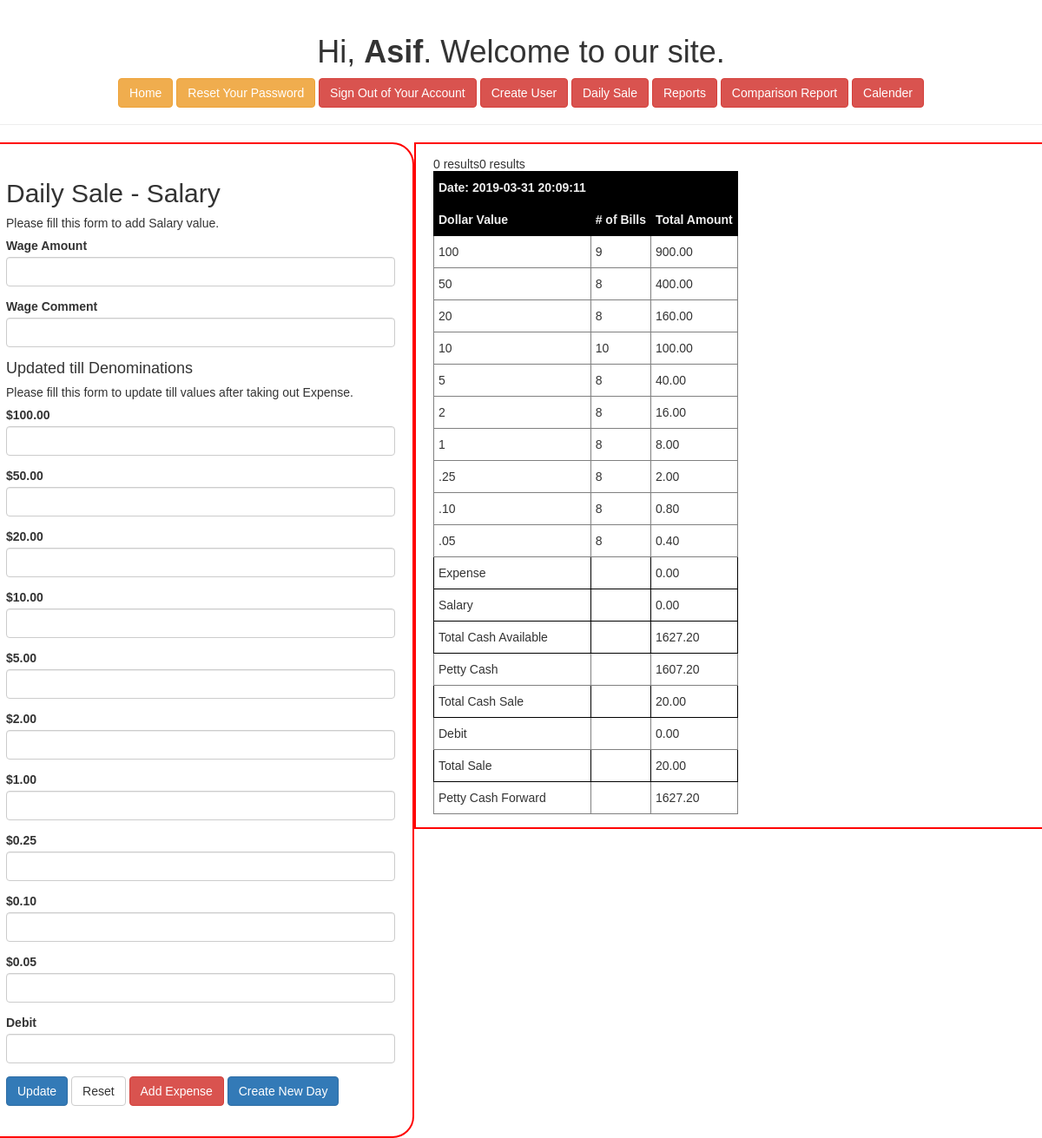
The app's page /wages.php (signed in) with its own data.
### tables this page shows
CREATE TABLE `dailysale` (
  `id` int(11) NOT NULL,
  `dateEntered` datetime DEFAULT CURRENT_TIMESTAMP,
  `Bill100` varchar(11) NOT NULL,
  `Bill50` varchar(11) NOT NULL,
  `Bill20` varchar(11) NOT NULL,
  `Bill10` varchar(11) NOT NULL,
  `Bill5` varchar(11) NOT NULL,
  `toonie` varchar(11) NOT NULL,
  `loonie` varchar(11) NOT NULL,
  `quarters` varchar(11) NOT NULL,
  `dimes` varchar(11) NOT NULL,
  `nickles` varchar(11) NOT NULL,
  `totalDebit` varchar(11) NOT NULL,
  `pettyCashFWD` varchar(11) NOT NULL,
  `pettyCash` varchar(11) NOT NULL
);

### wages.php (the view, shortened to what this page needs)
<!DOCTYPE html>
<html>
<head>
    <link rel="stylesheet" href="https://maxcdn.bootstrapcdn.com/bootstrap/3.3.7/css/bootstrap.css">
	<link rel="stylesheet" href="https://maxcdn.bootstrapcdn.com/bootstrap/3.3.7/css/bootstrap.min.css">
	<link rel="stylesheet" href="myStyle.css" type="text/css">
</head>
<body>
<?php
$Bill100 = $Bill50 = $Bill20 = $Bill10 = $Bill5 = $toonie= $loonie = $quarters = $dime = $nickle = $debit = $wageAmount = $wageComment = "";
$Bill100_err = $Bill50_err = $Bill20_err = $Bill10_err = $Bill5_err = $toonie_err = $loonie_err = $quarters_err = $dime_err = $nickle_err = $debit_err = $wageAmount_err = $wageComment_err = "";
?>
    <div class="page-header">
        <h1>Hi, <b><?php echo htmlspecialchars($_SESSION["username"]); ?></b>. Welcome to our site.</h1>
    <p>
		<a href="welcome.php" class="btn btn-warning">Home</a>
        <a href="reset-password.php" class="btn btn-warning">Reset Your Password</a>
        <a href="logout.php" class="btn btn-danger">Sign Out of Your Account</a>
		<a href="createUser.php" class="btn btn-danger">Create User</a>
		<a href="dailySale.php" class="btn btn-danger">Daily Sale</a>
		<a href="reports.php" class="btn btn-danger">Reports</a>
		<a href="compare.php" class="btn btn-danger">Comparison Report</a>
		<a href="calender.php" class="btn btn-danger">Calender</a>
    </p>
	</div>
	<div class="row">
		<div id="borderRadiusLeft" class="column left" >
				<h2>Daily Sale - Salary</h2>
				<p>Please fill this form to add Salary value.</p>
				<form action="<?php echo htmlspecialchars($_SERVER["PHP_SELF"]); ?>" method="post">
					<div class="form-group <?php echo (!empty($wageAmount_err)) ? 'has-error' : ''; ?>">
						<label>Wage Amount</label>
						<input type="text" name="wageAmount_" class="form-control" value="<?php echo $wageAmount; ?>">
					</div>
					<div class="form-group <?php echo (!empty($wageComment_err)) ? 'has-error' : ''; ?>">
						<label>Wage Comment</label>
						<input type="text" name="wageComment_" class="form-control" value="<?php echo $wageComment; ?>">
					</div>
					<h4>Updated till Denominations</h4>
					<p>Please fill this form to update till values after taking out Expense.</p>
					<div class="form-group <?php echo (!empty($Bill100_err)) ? 'has-error' : ''; ?>">
						<label>$100.00</label>
						<input type="text" name="Bill100_" class="form-control" value="<?php echo $Bill100; ?>">
					</div>
					<div class="form-group <?php echo (!empty($Bill50_err)) ? 'has-error' : ''; ?>">
						<label>$50.00</label>
						<input type="text" name="Bill50_" class="form-control" value="<?php echo $Bill50; ?>">
					</div>
					<div class="form-group <?php echo (!empty($Bill20_err)) ? 'has-error' : ''; ?>">
						<label>$20.00</label>
						<input type="text" name="Bill20_" class="form-control" value="<?php echo $Bill20; ?>">
					</div>
					<div class="form-group <?php echo (!empty($Bill10_err)) ? 'has-error' : ''; ?>">
						<label>$10.00</label>
						<input type="text" name="Bill10_" class="form-control" value="<?php echo $Bill10; ?>">
					</div>
					<div class="form-group <?php echo (!empty($Bill5_err)) ? 'has-error' : ''; ?>">
						<label>$5.00</label>
						<input type="text" name="Bill5_" class="form-control" value="<?php echo $Bill5; ?>">
					</div>
					<div class="form-group <?php echo (!empty($toonie_err)) ? 'has-error' : ''; ?>">
						<label>$2.00</label>
						<input type="text" name="toonie_" class="form-control" value="<?php echo $toonie; ?>">
					</div>
					<div class="form-group <?php echo (!empty($loonie_err)) ? 'has-error' : ''; ?>">
						<label>$1.00</label>
						<input type="text" name="loonie_" class="form-control" value="<?php echo $loonie; ?>">
					</div>
					<div class="form-group <?php echo (!empty($quarters_err)) ? 'has-error' : ''; ?>">
						<label>$0.25</label>
						<input type="text" name="quarters_" class="form-control" value="<?php echo $quarters; ?>">
					</div>
					<div class="form-group <?php echo (!empty($dime_err)) ? 'has-error' : ''; ?>">
						<label>$0.10</label>
						<input type="text" name="dime_" class="form-control" value="<?php echo $dime; ?>">
					</div>
					<div class="form-group <?php echo (!empty($nickle_err)) ? 'has-error' : ''; ?>">
						<label>$0.05</label>
						<input type="text" name="nickle_" class="form-control" value="<?php echo $nickle; ?>">
					</div>
					<div class="form-group <?php echo (!empty($debit_err)) ? 'has-error' : ''; ?>">
						<label>Debit</label>
						<input type="text" name="debit_" class="form-control" value="<?php echo $debit; ?>">
					</div>
					<div class="form-group">
						<input type="submit" class="btn btn-primary" value="Update">
						<input type="reset" class="btn btn-default" value="Reset">
						<a href="expense.php" class="btn btn-danger">Add Expense</a>
						<a href="createNewDay.php" class="btn btn-primary">Create New Day</a>
					</div>
				</form>
		</div>
		<div id="borderRadiusRight" class="column right" >
<?php
$servername = "localhost";
$username = "root";
$password = "root";
$dbname = "cellmate";
$port = 8889;
$conn = new mysqli($servername, $username, $password, $dbname, $port);
$sql = "SELECT * FROM dailysale WHERE dateEntered IN (SELECT MAX(dateEntered) FROM dailysale)";
$result = $conn->query($sql);
if ($result->num_rows > 0) {
    while($row = $result->fetch_assoc()) {
		$tillDate = $row["dateEntered"];
		$createDate = new DateTime($tillDate);
		$strip = $createDate->format('Y-m-d');
		$total100 = $row["Bill100"] * 100.00;
		$total50 = $row["Bill50"] * 50.00;
		$total20 = $row["Bill20"] * 20.00;
		$total10 = $row["Bill10"] * 10.00;
		$total5 = $row["Bill5"] * 5.00;
		$totalToonie = $row["toonie"] * 2.00;
		$totalLoonie = $row["loonie"] * 1.00;
		$totalQuarters = $row["quarters"] * 0.25;
		$totalDimes = $row["dimes"] * 0.10;
		$totalNickles = $row["nickles"] * 0.05;
		$pettyCashValue = $row["pettyCash"];
		$totalDebit = $row["totalDebit"];
		$totalExpense = 0.00;
		$totalWage = 0.00;
		$servername = "localhost";
		$username = "root";
		$password = "root";
		$dbname = "cellmate";
		$port = 8889;
		$connAddExpense = new mysqli($servername, $username, $password, $dbname, $port);
		$sqlAddExpense = "SELECT * FROM `expense` WHERE CAST(dateEntered AS DATE) = '" . $strip . "'";
		$resultAddExpense = $connAddExpense->query($sqlAddExpense);
		if ($resultAddExpense->num_rows > 0) {
			while($rowAddExpense = $resultAddExpense->fetch_assoc()) {
				$totalExpense = $totalExpense + $rowAddExpense["expenseAmount"];
			}
		}
		else {
			echo "0 results";
		}
		$connAddWage = new mysqli($servername, $username, $password, $dbname, $port);
		$sqlAddWage = "SELECT * FROM `wage` WHERE CAST(dateEntered AS DATE) = '" . $strip . "'";
		$resultAddWage = $connAddWage->query($sqlAddWage);
		if ($resultAddWage->num_rows > 0) {
			while($rowAddWage = $resultAddWage->fetch_assoc()) {
				$totalWage = $totalWage + $rowAddWage["wageAmount"];
			}
		}
		else {
			echo "0 results";
		}
		$totalCashAvl = $total100 + $total50 + $total20 + $total10 + $total5 + $totalToonie + $totalLoonie + $totalQuarters + $totalDimes + $totalNickles + $totalExpense + $totalWage;
		$totalCashSale = $totalCashAvl - $pettyCashValue;
		$totalSale = $totalDebit + $totalCashSale;
?>
<table class="tg">
  <tr>
  <th class="tg-845d">Date: <?php echo $tillDate; ?></th>
  <th class="tg-845d"></th>
  <th class="tg-845d"></th>
  </tr>
  <tr>
    <th class="tg-845d">Dollar Value</th>
    <th class="tg-845d"># of Bills</th>
    <th class="tg-845d">Total Amount</th>
  </tr>
  <tr>
    <td class="tg-0pky">100</td>
    <td class="tg-0pky"><?php echo $row["Bill100"]; ?></td>
    <td class="tg-0pky"><?php echo number_format((float)$total100, 2, '.', ''); ?></td>
  </tr>
  <tr>
    <td class="tg-0pky">50</td>
    <td class="tg-0pky"><?php echo $row["Bill50"]; ?></td>
    <td class="tg-0pky"><?php echo number_format((float)$total50, 2, '.', ''); ?></td>
  </tr>
  <tr>
    <td class="tg-0pky">20</td>
    <td class="tg-0pky"><?php echo $row["Bill20"]; ?></td>
    <td class="tg-0pky"><?php echo number_format((float)$total20, 2, '.', ''); ?></td>
  </tr>
  <tr>
    <td class="tg-0pky">10</td>
    <td class="tg-0pky"><?php echo $row["Bill10"]; ?></td>
    <td class="tg-0pky"><?php echo number_format((float)$total10, 2, '.', ''); ?></td>
  </tr>
  <tr>
    <td class="tg-0pky">5</td>
    <td class="tg-0pky"><?php echo $row["Bill5"]; ?></td>
    <td class="tg-0pky"><?php echo number_format((float)$total5, 2, '.', ''); ?></td>
  </tr>
  <tr>
    <td class="tg-0pky">2</td>
    <td class="tg-0pky"><?php echo $row["toonie"]; ?></td>
    <td class="tg-0pky"><?php echo number_format((float)$totalToonie, 2, '.', ''); ?></td>
  </tr>
  <tr>
    <td class="tg-0pky">1</td>
    <td class="tg-0pky"><?php echo $row["loonie"]; ?></td>
    <td class="tg-0pky"><?php echo number_format((float)$totalLoonie, 2, '.', ''); ?></td>
  </tr>
  <tr>
    <td class="tg-0pky">.25</td>
    <td class="tg-0pky"><?php echo $row["quarters"]; ?></td>
    <td class="tg-0pky"><?php echo number_format((float)$totalQuarters, 2, '.', ''); ?></td>
  </tr>
  <tr>
    <td class="tg-0pky">.10</td>
    <td class="tg-0pky"><?php echo $row["dimes"]; ?></td>
    <td class="tg-0pky"><?php echo number_format((float)$totalDimes, 2, '.', ''); ?></td>
  </tr>
  <tr>
    <td class="tg-0pky">.05</td>
    <td class="tg-0pky"><?php echo $row["nickles"]; ?></td>
    <td class="tg-0pky"><?php echo number_format((float)$totalNickles, 2, '.', ''); ?></td>
  </tr>
  <tr>
    <td class="tg-0lax">Expense</td>
    <td class="tg-0lax"></td>
    <td class="tg-0lax"><?php echo number_format((float)$totalExpense, 2, '.', ''); ?></td>
  </tr>
  <tr>
    <td class="tg-0lax">Salary</td>
    <td class="tg-0lax"></td>
    <td class="tg-0lax"><?php echo number_format((float)$totalWage, 2, '.', ''); ?></td>
  </tr>
  <tr>
    <td class="tg-0lax">Total Cash Available</td>
    <td class="tg-0lax"></td>
    <td class="tg-0lax"><?php echo number_format((float)$totalCashAvl, 2, '.', ''); ?></td>
  </tr>
  <tr>
    <td class="tg-0pky">Petty Cash</td>
	<td class="tg-0pky"></td>
    <td class="tg-0pky"><?php echo number_format((float)$row["pettyCash"], 2, '.', ''); ?></td>
  </tr>
  <tr>
  <td class="tg-0lax">Total Cash Sale</td>
    <td class="tg-0lax"></td>
    <td class="tg-0lax"><?php echo number_format((float)$totalCashSale, 2, '.', ''); ?></td>
  </tr>
  <tr>
    <td class="tg-0pky">Debit</td>
	<td class="tg-0pky"></td>
    <td class="tg-0pky"><?php echo number_format((float)$row["totalDebit"], 2, '.', ''); ?></td>
  </tr>
  <tr>
  <td class="tg-0lax">Total Sale</td>
    <td class="tg-0lax"></td>
    <td class="tg-0lax"><?php echo number_format((float)$totalSale, 2, '.', ''); ?></td>
  </tr>
  <tr>
    <td class="tg-0pky">Petty Cash Forward</td>
	<td class="tg-0pky"></td>
    <td class="tg-0pky"><?php echo number_format((float)$row["pettyCashFWD"], 2, '.', ''); ?></td>
  </tr>
</table>
<?php
    }
} else {
    echo "0 results";
}
?>
		</div>
	</div>
</body>
</html>

### myStyle.css (style rules this page uses)
* { box-sizing: border-box; }
.column { float: left; padding: 20px; }
.left { width: 40%; }
.right { width: 60%; padding-top: 15px; padding-bottom: 15px; }
.row:after { content: ""; display: table; clear: both; }
#borderRadiusLeft { border: 2px solid red; border-top-right-radius: 25px; border-bottom-right-radius: 25px; }
#borderRadiusRight { border: 2px solid red; }

### wages.php (style rules this page uses)
.page-header { font: 14px sans-serif; text-align: center; }
body { font: 14px sans-serif; }
.tg { border-collapse:collapse;border-spacing:0; }
.tg td { font-family:Arial, sans-serif;font-size:14px;padding:10px 5px;border-style:solid;border-width:1px;overflow:hidden;word-break:normal;border-color:black; }
.tg th { font-family:Arial, sans-serif;font-size:14px;font-weight:normal;padding:10px 5px;border-style:solid;border-width:1px;overflow:hidden;word-break:normal;border-color:black; }
.tg .tg-845d { font-weight:bold;background-color:#000000;color:#efefef;border-color:#000000;text-align:left;vertical-align:top }
.tg .tg-0pky { border-color:inherit;text-align:left;vertical-align:top }
.tg .tg-0lax { text-align:left;vertical-align:top }

### records on screen
dailysale: dateEntered "2019-03-31 20:09:11", Bill100 "9", Bill100 "900.00", Bill50 "8", Bill50 "400.00", Bill20 "8", Bill20 "160.00", Bill10 "10", Bill10 "100.00", Bill5 "8", Bill5 "40.00", toonie "8", toonie "16.00", loonie "8", loonie "8.00", quarters "8", quarters "2.00", dimes "8", dimes "0.80", nickles "8", nickles "0.40", totalExpense "0.00", totalWage "0.00", totalCashAvl "1627.20", pettyCash "1607.20", totalCashSale "20.00", totalDebit "0.00", totalSale "20.00", pettyCashFWD "1627.20"

### other values on screen
$_SESSION["username"] "Asif"
